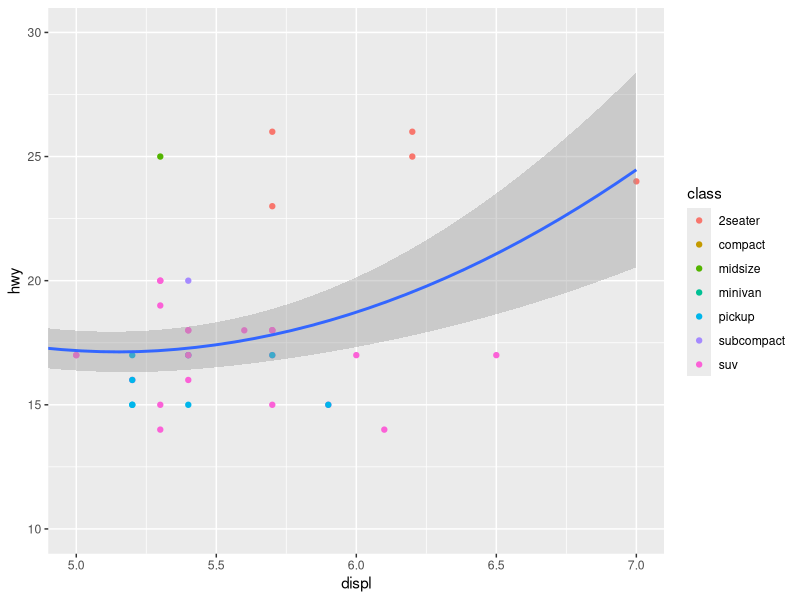
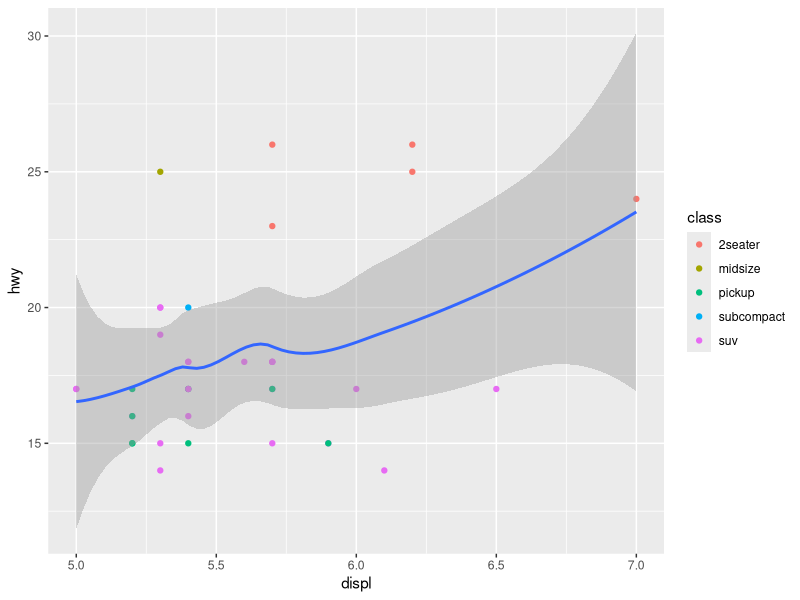
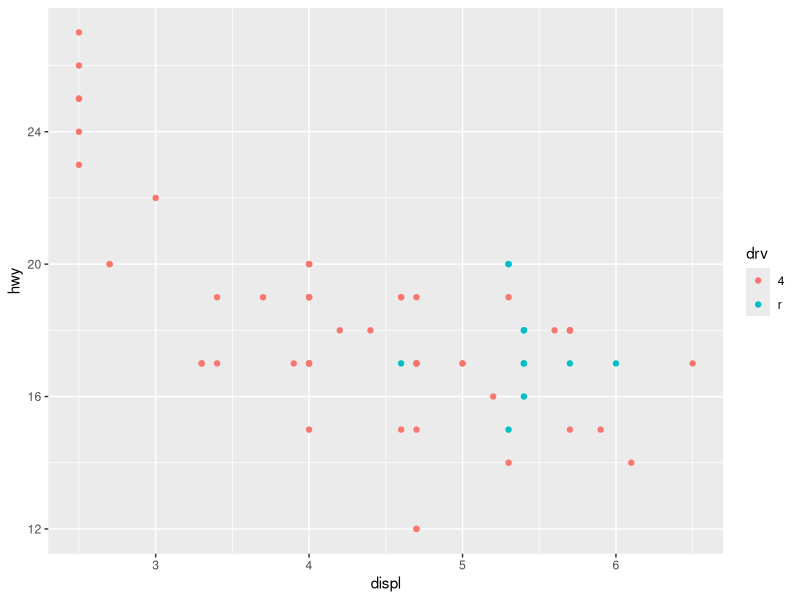
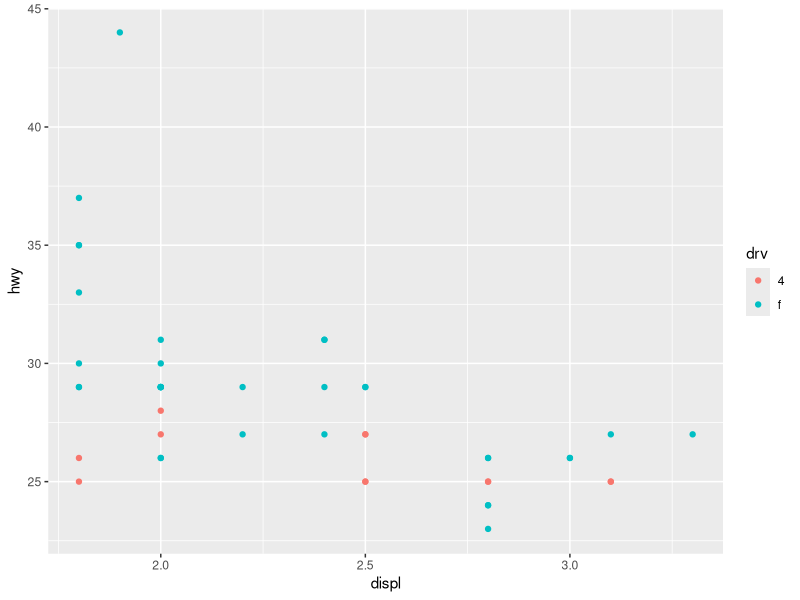
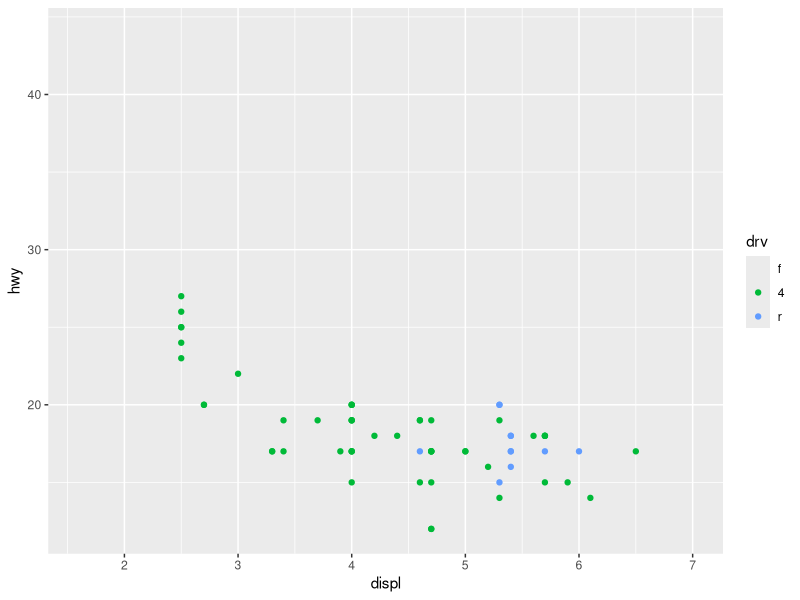
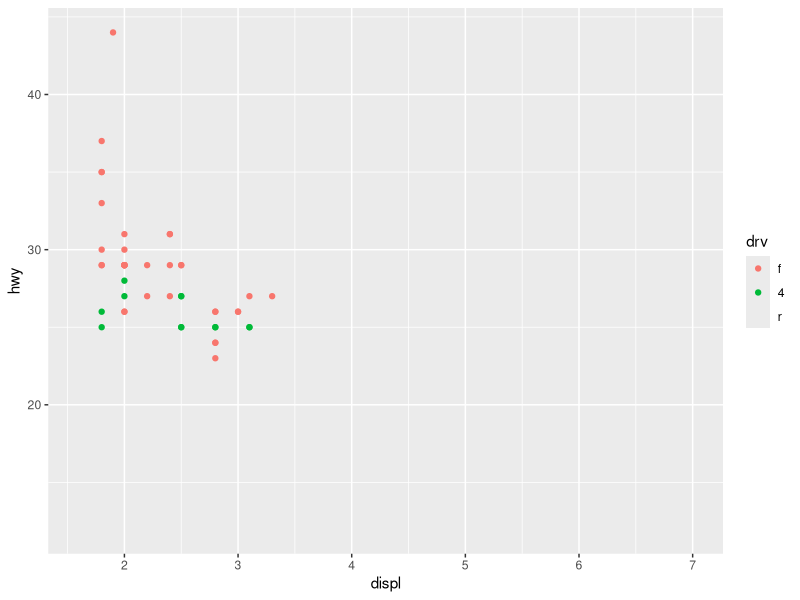
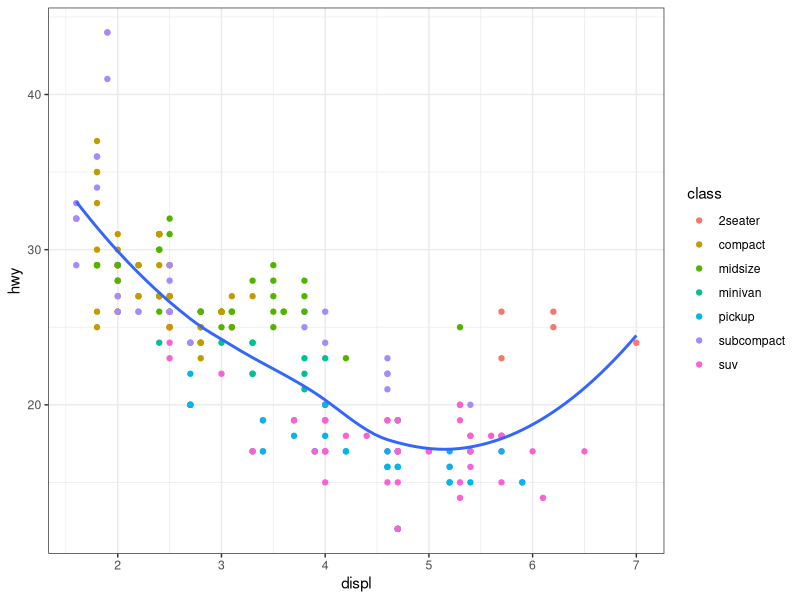
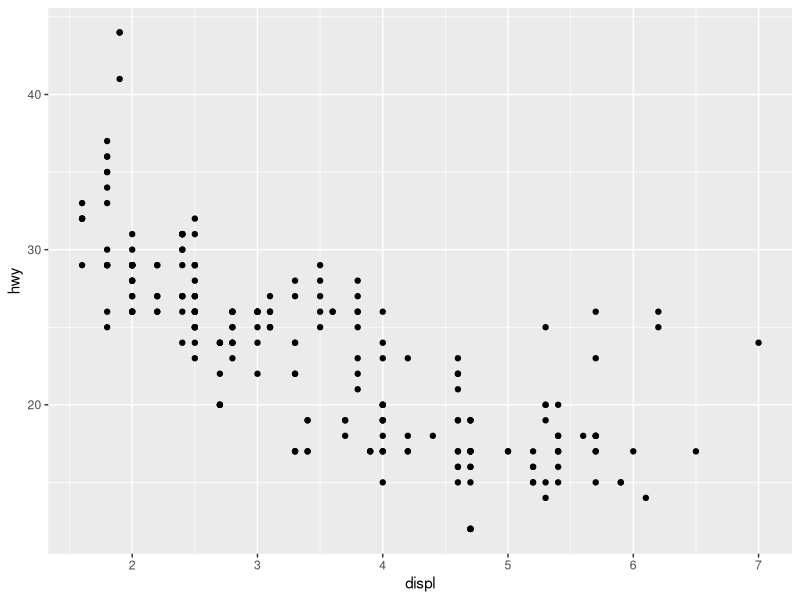

R code for these plots, in order:
library(tidyverse)

# There are 3 ways to control plot limits
# 1. Adjusting what data are plotted
# 2. Setting the limits in each scale
# 3. Setting xlim and ylim in coord_cartesian()

# To zoom in on a portion of the plot, coord_cartesian() is probably best
ggplot(mpg, mapping = aes(displ, hwy)) +
  geom_point(aes(color = class)) +
  geom_smooth() +
  coord_cartesian(xlim = c(5, 7), ylim = c(10, 30))

# The above plot looks a lot nicer than the below one

mpg %>%
  filter(displ >= 5, displ <= 7, hwy >= 10, hwy <= 30) %>%
  ggplot(aes(displ, hwy)) +
  geom_point(aes(color = class)) +
  geom_smooth()

# Reducing the limits is basically subsetting a scale
# Expanding the limits can be more helpful, say so they match across two plots
# For example, it's hard to compare the car classes when they're plotted normally
suv <- mpg %>% filter(class == "suv")
compact <- mpg %>% filter(class == "compact")

ggplot(suv, aes(displ, hwy, colour = drv)) +
  geom_point()
ggplot(compact, aes(displ, hwy, colour = drv)) +
  geom_point()
# Because they use different scales

# So you can force them to share the same scale
x_scale <- scale_x_continuous(limits = range(mpg$displ))
y_scale <- scale_y_continuous(limits = range(mpg$hwy))
col_scale <- scale_colour_discrete(limits = unique(mpg$drv))

ggplot(suv, aes(displ, hwy, colour = drv)) +
  geom_point() +
  x_scale +
  y_scale +
  col_scale

ggplot(compact, aes(displ, hwy, colour = drv)) +
  geom_point() +
  x_scale +
  y_scale +
  col_scale


# Themes ------------------------------------------------------------------

# Themes let you customise the non-data parts of your plot
ggplot(mpg, aes(displ, hwy)) +
  geom_point(aes(color = class)) +
  geom_smooth(se = FALSE) +
  theme_bw()

# ggplot has 8 default themes. Add-ons like ggthemes have a lot more


# Saving plots ------------------------------------------------------------

# The two ways to save plots are ggsave() and knitr.
# ggsave() saves the most recent plot to disk
ggplot(mpg, aes(displ, hwy)) + geom_point()

ggsave("my-plot.pdf")
# If you don't set dimensions, they'll be chosen based on your plotting device at this moment


# Figure sizing can be tricky in Markdown
# There are five main options that control figure sizing: fig.width, fig.height, fig.asp, out.width and out.height
# There are two sizes, the size of the figure made by R and the size at which it's put into the output document
# And there are multiple ways of setting size (though you only pick two)

# He only ever uses 3 options:
# 1. I find it most aesthetically pleasing for plots to have a consistent width. To enforce this, 
# I set fig.width = 6 (6") and fig.asp = 0.618 (the golden ratio) in the defaults. Then in individual chunks, 
# I only adjust fig.asp

# 2. I control the output size with out.width and set it to a percentage of the line width. 
# I default to out.width = "70%" and fig.align = "center". That give plots room to breathe, 
# without taking up too much space.

# 3. To put multiple plots in a single row I set the out.width to 50% for two plots, 33% for 3 plots, 
# or 25% to 4 plots, and set fig.align = "default". Depending on what I'm trying to illustrate 
# (e.g. show data or show plot variations), I'll also tweak fig.width, as discussed below.


# If you have to squint to read the text, you need to tweak fig.width
# If fig.width is larger than the size the figure is rendered in the final doc, the text will be too small; 
# if fig.width is smaller, the text will be too big

# If you want to make sure the font size is consistent across all your figures, whenever you set out.width, 
# you'll also need to adjust fig.width to maintain the same ratio with your default out.width.
# For example, if your default fig.width is 6 and out.width is 0.7, when you set out.width = "50%" you'll 
# need to set fig.width to 4.3 (6 * 0.5 / 0.7).


# When you show text and code and figures together, setting fig.show = "hold" means plots are shown after the code
# fig.cap adds a caption to the figure
# When making a PDF, setting dev = "png" can reduce your file sizes


# A good option for learning more is the ggplot2 book: ggplot2: Elegant graphics for data analysis
# Source code is at https://github.com/hadley/ggplot2-book
# Another option is the ggplot extensions gallery https://exts.ggplot2.tidyverse.org/gallery/
